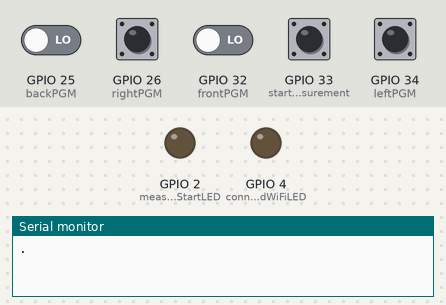
This program was run on a simulated ESP32. On the bench: output pins drawn as LEDs (lit = HIGH), the last lines printed to the serial monitor. The test bench sets the inputs (shaded band); at power-on: GPIO 25 (backPGM), GPIO 26 (rightPGM), GPIO 32 (frontPGM), GPIO 33 (startMeasurement), GPIO 34 (leftPGM) LOW. WiFi joins after 1.5 s; servers stay silent unless stated.

Above: at 0.1 s.
At 3.4 s:
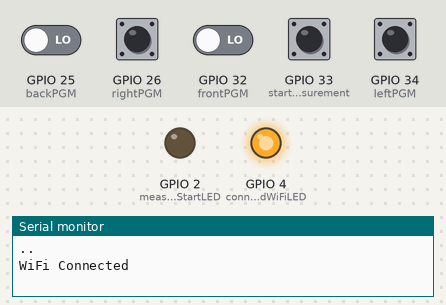
3.5 s: GPIO 33 (startMeasurement) pulled HIGH for 0.15 s
At 3.8 s:
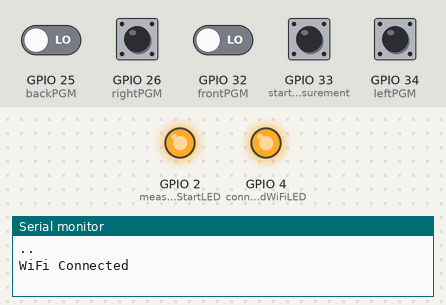
Timing chart, 0 to 6.5 s (numbered marks = the images above; inputs shaded):
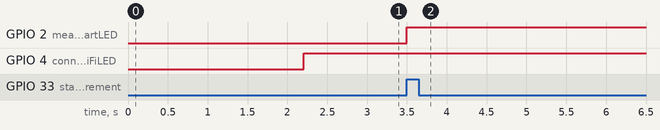

Measured:
- after the input at 3.5 s, GPIO 2 (measurementStartLED): LOW → HIGH at once

The program:

main.cpp
```cpp
/*Client側*/
#include <WiFi.h>
const char *ssid = "ESP32-WiFi"; //SSID of server
const char *pass = "esp32wifi";  //PW of server
static WiFiClient client;        //Declear client

int rightPGM = 26;
int leftPGM = 34;
int frontPGM = 32;
int backPGM = 25;
int startMeasurement = 33;
int connectedWiFiLED = 4;
int measurementStartLED = 2;

int rightPGM_now, leftPGM_now, frontPGM_now, backPGM_now, startMeasurement_now;
int rightPGM_past = 0, leftPGM_past = 0, frontPGM_past = 0, backPGM_past = 0, startMeasurement_past = 0;

void setup()
{
  Serial.begin(115200);
  WiFi.begin(ssid, pass); //Connect to server
  Serial.printf("\n");
  while (WiFi.status() != WL_CONNECTED)
  {
    Serial.print(".");
    delay(1000);
  }
  Serial.printf("\n");
  Serial.println("WiFi Connected");
  IPAddress ip(192, 168, 0, 9); //IP address of server
  client.connect(ip, 80);       //Connect to IP address and port number

  pinMode(rightPGM, INPUT);
  pinMode(leftPGM, INPUT);
  pinMode(frontPGM, INPUT);
  pinMode(backPGM, INPUT);
  pinMode(startMeasurement, INPUT);
  pinMode(measurementStartLED, OUTPUT);
  pinMode(connectedWiFiLED, OUTPUT);
}

void loop()
{
  if (client.connected() == true)
  {
    digitalWrite(connectedWiFiLED, HIGH);
    rightPGM_now = digitalRead(rightPGM);
    leftPGM_now = digitalRead(leftPGM);
    frontPGM_now = digitalRead(frontPGM);
    backPGM_now = digitalRead(backPGM);
    startMeasurement_now = digitalRead(startMeasurement);
    //Turn on the right PGM
    if (rightPGM_past != rightPGM_now)
    {
      if (rightPGM_now == HIGH)
      {
        client.write('1');
      }
      rightPGM_past = rightPGM_now;
    }
    //Turn on the left PGM
    if (leftPGM_past != leftPGM_now)
    {
      if (leftPGM_now == HIGH)
      {
        client.write('2');
      }
      leftPGM_past = leftPGM_now;
    }
    //Turn on the front PGM
    if (frontPGM_past != frontPGM_now)
    {
      if (frontPGM_now == HIGH)
      {
        client.write('3');
      }
      frontPGM_past = frontPGM_now;
    }
    //Turn on the back PGM
    if (backPGM_past != backPGM_now)
    {
      if (backPGM_now == HIGH)
      {
        client.write('4');
      }
      backPGM_past = backPGM_now;
    }
    //Start the IMU measurement
    if (startMeasurement_past != startMeasurement_now)
    {
      if (startMeasurement_now == HIGH)
      {
        client.write('5');
        digitalWrite(measurementStartLED, HIGH);
      }
      startMeasurement_past = startMeasurement_now;
    }
  }
}
```
